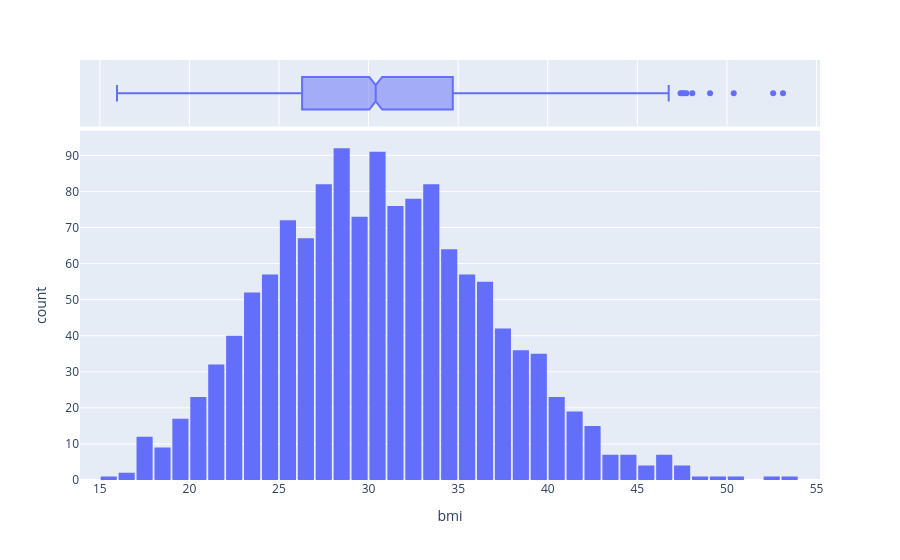

Source (notebook cell):
### Code cell
diagram = px.histogram(medical_df, x = 'bmi', marginal = 'box', nbins = 47)
diagram.update_layout(bargap=0.1)

### Figure 1 — Plotly figure (JSON) as saved in the notebook; plotly's stock layout.template omitted (floating-point values rounded to 4 significant figures; data arrays with more than 128 entries replaced by an {"elided": "..."} marker saying what was removed)
{"data": [{"bingroup": "x", "hovertemplate": "bmi=%{x}<br>count=%{y}<extra></extra>", "legendgroup": "", "marker": {"color": "#636efa", "pattern": {"shape": ""}}, "name": "", "nbinsx": 47, "orientation": "v", "showlegend": false, "type": "histogram", "x": {"elided": "1338 float values"}, "xaxis": "x", "yaxis": "y"}, {"hovertemplate": "bmi=%{x}<extra></extra>", "legendgroup": "", "marker": {"color": "#636efa"}, "name": "", "notched": true, "showlegend": false, "type": "box", "x": {"elided": "1338 float values"}, "xaxis": "x2", "yaxis": "y2"}], "layout": {"bargap": 0.1, "barmode": "relative", "legend": {"tracegroupgap": 0}, "margin": {"t": 60}, "xaxis": {"anchor": "y", "domain": [0, 1], "title": {"text": "bmi"}}, "xaxis2": {"anchor": "y2", "domain": [0, 1], "matches": "x", "showgrid": true, "showticklabels": false}, "yaxis": {"anchor": "x", "domain": [0, 0.8316], "title": {"text": "count"}}, "yaxis2": {"anchor": "x2", "domain": [0.8416, 1], "matches": "y2", "showgrid": false, "showline": false, "showticklabels": false, "ticks": ""}}}
